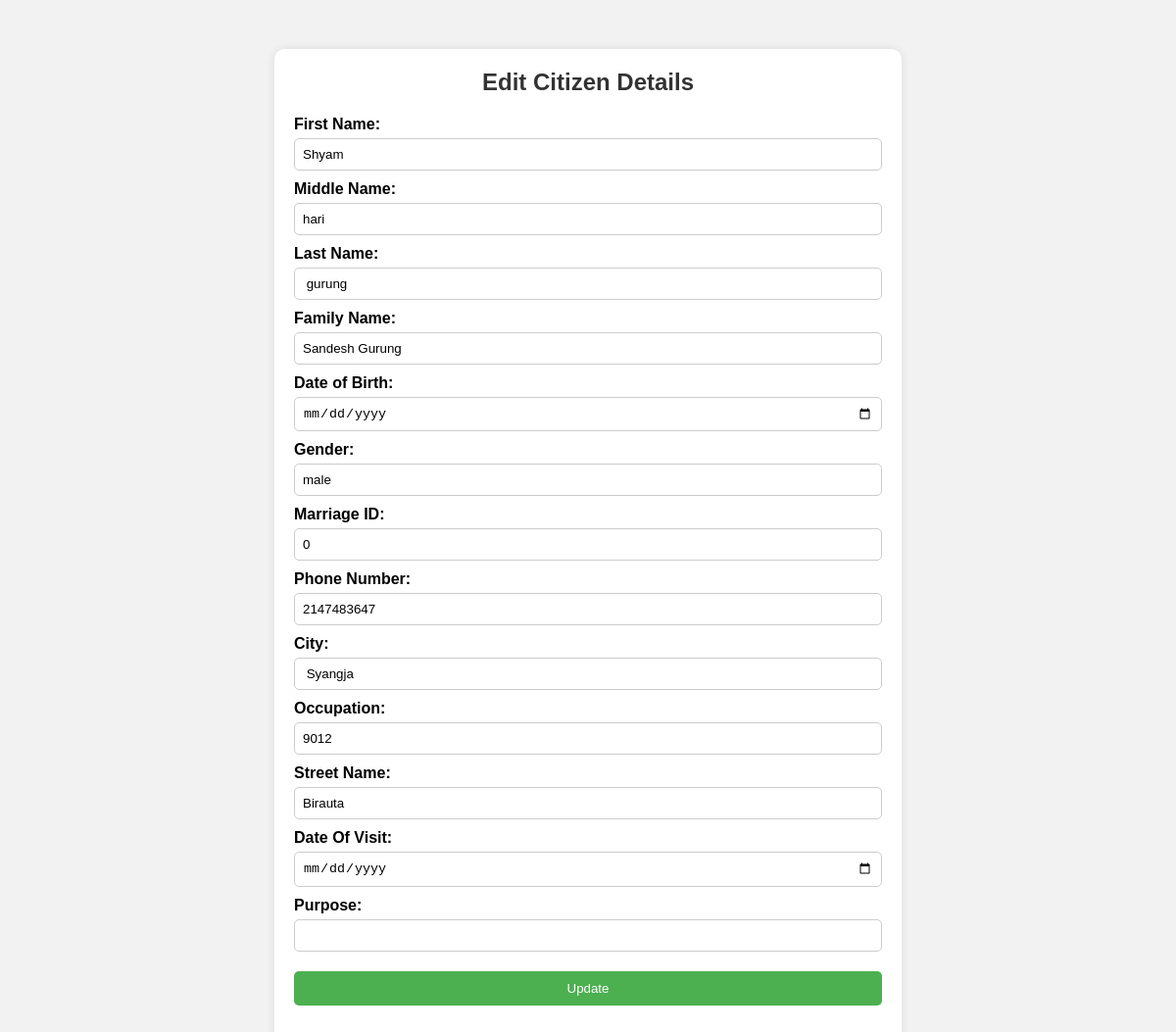
The page /edit.php?citizenID=1234567 (signed in) on the database its author committed.
### tables this page shows
CREATE TABLE `citizen_details` (
  `First_name` varchar(50) NOT NULL,
  `Middle_name` varchar(20) NOT NULL,
  `Last_name` varchar(20) NOT NULL,
  `Family_name` varchar(40) NOT NULL,
  `Date_of_Birth` timestamp(6) NOT NULL DEFAULT current_timestamp(6) ON UPDATE current_timestamp(6),
  `Citizen_ID` varchar(50) NOT NULL,
  `Gender` varchar(20) NOT NULL,
  `Marriage_ID` int(50) NOT NULL,
  `Phone_Number` int(30) NOT NULL,
  `City` varchar(50) NOT NULL,
  `Zip_code` varchar(20) NOT NULL,
  `House_No` int(20) NOT NULL,
  `Street_Name` varchar(30) NOT NULL,
  `Street_Number` int(30) NOT NULL
);

### edit.php (the view, shortened to what this page needs)
<?php
$host = "localhost";
$dbusername = "root";
$dbpassword = "";
$dbname = "municipality";
$conn = mysqli_connect($host, $dbusername, $dbpassword, $dbname);
if ($_SERVER['REQUEST_METHOD'] === 'POST') {
    $citizenid = $_POST['citizenid'];
    $firstname = $_POST['firstname'];
    $middlename = $_POST['middlename'];
    $lastname = $_POST['lastname'];
    $familyname = $_POST['familyname'];
    $dob = $_POST['dob'];
    $gender = $_POST['gender'];
    $marriageid = $_POST['marriageid'];
    $phonenum = $_POST['phonenum'];
    $city = $_POST['city'];
    $housenum = $_POST['housenum'];
    $streetname = $_POST['streetname'];
    $streetnum = $_POST['streetnum'];
    $purpose = $_POST['purpose'];
    $updateQuery = "UPDATE citizen_details SET
        First_name = '$firstname',
        Middle_name = '$middlename',
        Last_name = '$lastname',
        Family_name = '$familyname',
        Date_of_Birth = '$dob',
        Gender = '$gender',
        Marriage_ID = '$marriageid',
        Phone_Number = '$phonenum',
        City = '$city',
        House_No = '$housenum',
        Street_Name = '$streetname',
        Street_Number = '$streetnum',
        purpose = '$purpose'
        WHERE Citizen_ID = '$citizenid'";
    if (mysqli_query($conn, $updateQuery)) {
        echo "<script>alert('Record updated successfully');</script>";
        echo "<script>window.location.href = 'viewdetails.php';</script>";
        exit;
    } else {
        echo "Error updating record: " . mysqli_error($conn);
    }
} else {
    if (isset($_GET['citizenID'])) {
        $citizenid = $_GET['citizenID'];
        $result = mysqli_query($conn, "SELECT * FROM citizen_details WHERE Citizen_ID = '$citizenid'");
        $row = mysqli_fetch_assoc($result);
    } else {
        echo "No citizen ID provided.";
        exit;
    }
}
?>
<html>
<head>
</head>
<body>
    <div class="container">
        <h2>Edit Citizen Details</h2>
        <form method="POST" action="edit.php">
            <label for="firstname">First Name:</label>
            <input type="text" name="firstname" id="firstname" value="<?php echo isset($row['First_name']) ? $row['First_name'] : ''; ?>">
            <label for="middlename">Middle Name:</label>
            <input type="text" name="middlename" id="middlename" value="<?php echo isset($row['Middle_name']) ? $row['Middle_name'] : ''; ?>">
            <label for="lastname">Last Name:</label>
            <input type="text" name="lastname" id="lastname" value="<?php echo isset($row['Last_name']) ? $row['Last_name'] : ''; ?>">
            <label for="familyname">Family Name:</label>
            <input type="text" name="familyname" id="familyname" value="<?php echo isset($row['Family_name']) ? $row['Family_name'] : ''; ?>">
            <label for="dob">Date of Birth:</label>
            <input type="date" name="dob" id="dob" value="<?php echo isset($row['Date_of_Birth']) ? $row['Date_of_Birth'] : ''; ?>">
            <label for="gender">Gender:</label>
            <input type="text" name="gender" id="gender" value="<?php echo isset($row['Gender']) ? $row['Gender'] : ''; ?>">
            <label for="marriageid">Marriage ID:</label>
            <input type="text" name="marriageid" id="marriageid" value="<?php echo isset($row['Marriage_ID']) ? $row['Marriage_ID'] : ''; ?>">
            <label for="phonenum">Phone Number:</label>
            <input type="text" name="phonenum" id="phonenum" value="<?php echo isset($row['Phone_Number']) ? $row['Phone_Number'] : ''; ?>">
            <label for="city">City:</label>
            <input type="text" name="city" id="city" value="<?php echo isset($row['City']) ? $row['City'] : ''; ?>">
            <label for="housenum">Occupation:</label>
            <input type="text" name="housenum" id="housenum" value="<?php echo isset($row['House_No']) ? $row['House_No'] : ''; ?>">
            <label for="streetname">Street Name:</label>
            <input type="text" name="streetname" id="streetname" value="<?php echo isset($row['Street_Name']) ? $row['Street_Name'] : ''; ?>">
            <label for="streetnum">Date Of Visit:</label>
            <input type="date" name="streetnum" id="streetnum" value="<?php echo isset($row['Street_Number']) ? $row['Street_Number'] : ''; ?>">
            <label for="purpose">Purpose:</label>
            <input type="text" name="purpose" id="purpose" value="<?php echo isset($row['purpose']) ? $row['purpose'] : ''; ?>">
            <button type="submit">Update</button>
        </form>
    </div>
</body>
</html>

### edit.php (style rules this page uses)
body { font-family: Arial, sans-serif; background-color: #f2f2f2; margin: 0; padding: 0; }
.container { max-width: 600px; margin: 50px auto; background-color: #fff; padding: 20px; border-radius: 10px; box-shadow: 0px 0px 10px 0px rgba(0, 0, 0, 0.1); }
h2 { margin-top: 0; text-align: center; color: #333; }
form { margin-top: 20px; }
label { display: block; margin-bottom: 5px; font-weight: bold; }
input[type="text"], input[type="date"] { width: 100%; padding: 8px; margin-bottom: 10px; border: 1px solid #ccc; border-radius: 5px; box-sizing: border-box; }
button[type="submit"] { background-color: #4CAF50; color: white; padding: 10px 20px; border: none; border-radius: 5px; cursor: pointer; width: 100%; margin-top: 10px; }

### rows shown on the page
citizen_details: firstname "Shyam", middlename "hari", lastname "gurung", familyname "Sandesh Gurung", gender "male", marriageid "0", phonenum "2147483647", city "Syangja", housenum "9012", streetname "Birauta"
